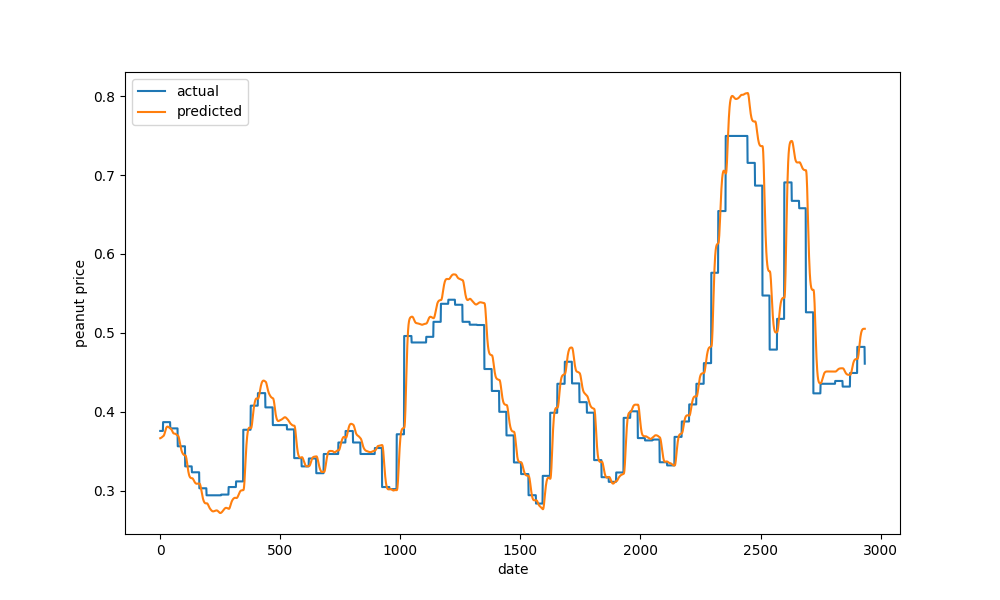

Generate this figure with Python:
# -*- coding: utf-8 -*-
"""nutix.ipynb

Automatically generated by Colaboratory.

Original file is located at
    https://colab.research.google.com/drive/1AddjxanwbkQkqvDm7I8Ndeq4qM8TA7Vg
"""

import matplotlib.pyplot as plt
import pandas as pd
import numpy as np
import tensorflow as tf
from sklearn.model_selection import train_test_split
from sklearn.preprocessing import MinMaxScaler
from sklearn.metrics import mean_squared_error

df = pd.read_csv("https://raw.githubusercontent.com/Sreetam/nutix/main/commodities.csv")
df['date'] = pd.to_datetime(df[df.columns[0]])
df.drop(columns=df.columns[0], inplace=True)
df.set_index('date', inplace=True)

peanuts_r = np.array([df.peanut.values]).T
peanuts_r = df.values
data_len = peanuts_r.shape[0]
sc = MinMaxScaler(feature_range = (0, 1))
peanuts = sc.fit_transform(peanuts_r)

features = []
labels = []
for i in range(60, data_len):
    features.append(peanuts[i-60:i])
    labels.append(peanuts[i, 0])

features = np.array(features)
labels = np.array(labels)

features = np.reshape(features, (features.shape[0], features.shape[1], 2))
X_train, X_test, y_train, y_test = train_test_split(features, labels, test_size=0.27, shuffle=False)

model = tf.keras.models.Sequential([
    tf.keras.layers.LSTM(units = 25, return_sequences = True, input_shape = (features.shape[1], 2)),
    tf.keras.layers.Dropout(0.2),
    tf.keras.layers.LSTM(units = 25, return_sequences = True),
    tf.keras.layers.Dropout(0.2),
    tf.keras.layers.LSTM(units = 25, return_sequences = True),
    tf.keras.layers.Dropout(0.2),
    tf.keras.layers.LSTM(units = 25),
    tf.keras.layers.Dropout(0.2),
    tf.keras.layers.Dense(units = 1)
])
model.compile(optimizer = 'adam', loss = 'mean_squared_error', metrics=["accuracy"])
history = model.fit(X_train, y_train, epochs = 3, batch_size = 16, verbose = 1)

y_pred = model.predict(X_test)
plt.figure(figsize=(10, 6))
plt.plot(y_test)
plt.plot(y_pred)
plt.legend(("actual", "predicted"), loc="upper left")
plt.xlabel("date")
plt.ylabel("peanut price")
print(mean_squared_error(y_test, y_pred))
plt.savefig("nutix.png")